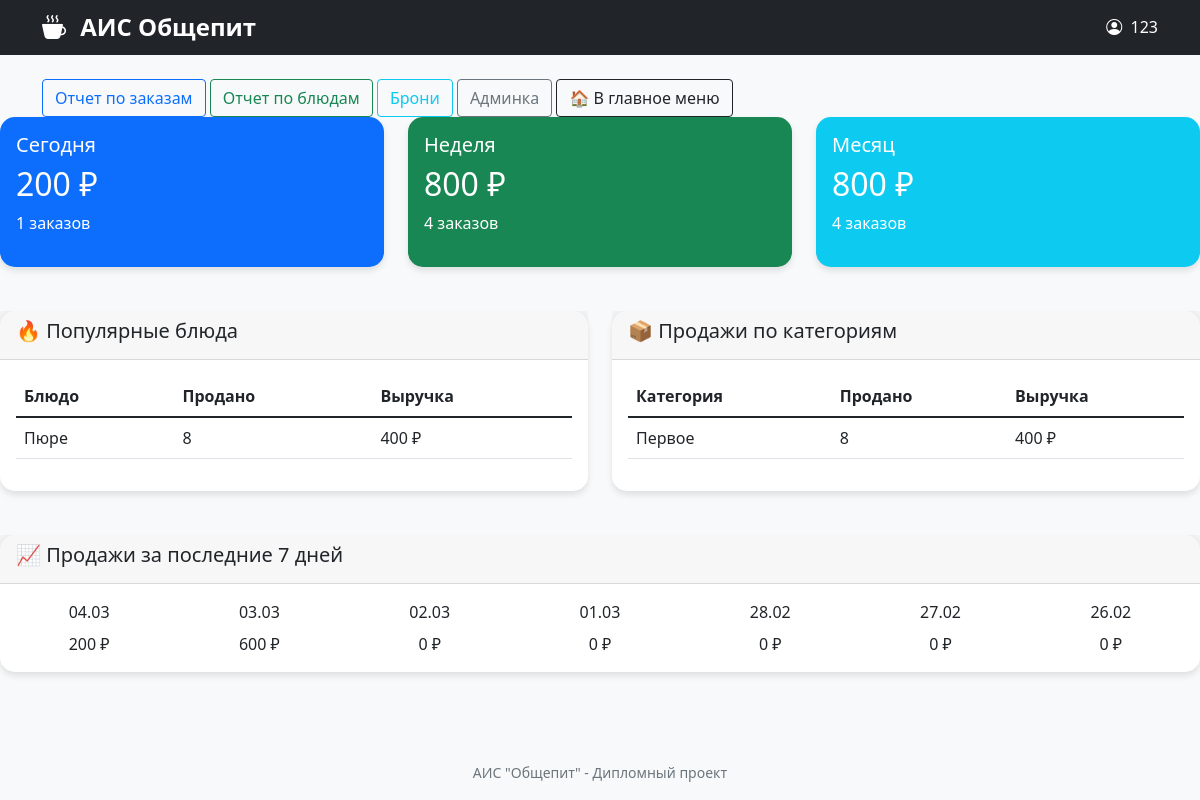
The app's page /reports/ (signed in) with its own data.
### menu/models.py (models this page shows, shortened)
class Dish(models.Model):
    name = models.CharField(max_length=200, verbose_name="Название блюда")
    description = models.TextField(blank=True, verbose_name="Описание")
    price = models.DecimalField(max_digits=10, decimal_places=2, verbose_name="Цена")
    category = models.ForeignKey(Category, on_delete=models.CASCADE, verbose_name="Категория")
    is_available = models.BooleanField(default=True, verbose_name="Доступно")
    image = models.ImageField(upload_to='dishes/', blank=True, null=True, verbose_name="Изображение")
    created_at = models.DateTimeField(auto_now_add=True, verbose_name="Дата создания")
    updated_at = models.DateTimeField(auto_now=True, verbose_name="Дата обновления")
    class Meta:
        verbose_name = "Блюдо"
        verbose_name_plural = "Блюда"
        ordering = ['category__order', 'name']

class Category(models.Model):
    name = models.CharField(max_length=100, verbose_name="Название категории")
    order = models.IntegerField(default=0, verbose_name="Порядок сортировки")
    class Meta:
        verbose_name = "Категория"              # как в единственном числе
        verbose_name_plural = "Категории"       # как во множественном
        ordering = ['order']

### reports/views.py (the view)
# urls.py: path('', views.dashboard, name='dashboard'),
@staff_member_required
def dashboard(request):
    today = timezone.now().date()
    today_orders = Order.objects.filter(
        created_at__date=today,
        status='paid'
    )
    today_revenue = today_orders.aggregate(total=Sum('total_amount'))['total'] or 0
    today_count = today_orders.count()
    week_ago = today - timedelta(days=7)
    week_orders = Order.objects.filter(
        created_at__date__gte=week_ago,
        status='paid'
    )
    week_revenue = week_orders.aggregate(total=Sum('total_amount'))['total'] or 0
    week_count = week_orders.count()
    month_ago = today - timedelta(days=30)
    month_orders = Order.objects.filter(
        created_at__date__gte=month_ago,
        status='paid'
    )
    month_revenue = month_orders.aggregate(total=Sum('total_amount'))['total'] or 0
    month_count = month_orders.count()
    popular_dishes = OrderItem.objects.values(
        'dish__name'
    ).annotate(
        total_quantity=Sum('quantity'),
        total_revenue=Sum('price')
    ).order_by('-total_quantity')[:5]
    category_sales = []
    categories = Category.objects.all()
    for category in categories:
        total_sold = OrderItem.objects.filter(
            dish__category=category
        ).aggregate(total=Sum('quantity'))['total'] or 0
        total_revenue = OrderItem.objects.filter(
            dish__category=category
        ).aggregate(total=Sum('price'))['total'] or 0
        category_sales.append({
            'name': category.name,
            'total_sold': total_sold,
            'total_revenue': total_revenue
        })
    daily_sales = []
    for i in range(7):
        day = today - timedelta(days=i)
        day_orders = Order.objects.filter(
            created_at__date=day,
            status='paid'
        )
        revenue = day_orders.aggregate(total=Sum('total_amount'))['total'] or 0
        daily_sales.append({
            'date': day.strftime('%d.%m'),
            'revenue': revenue
        })
    context = {
        'today_revenue': today_revenue,
        'today_count': today_count,
        'week_revenue': week_revenue,
        'week_count': week_count,
        'month_revenue': month_revenue,
        'month_count': month_count,
        'popular_dishes': popular_dishes,
        'category_sales': category_sales,
        'daily_sales': daily_sales,
    }
    return render(request, 'reports/dashboard.html', context)

### templates/reports/dashboard.html (shortened to what this page needs)
{% extends "base.html" %}
{% block content %}
<div>
    <a href="{% url 'orders_report' %}" class="btn btn-outline-primary">Отчет по заказам</a>
    <a href="{% url 'dishes_report' %}" class="btn btn-outline-success">Отчет по блюдам</a>
    <a href="{% url 'booking_calendar' %}" class="btn btn-outline-info">Брони</a>
    <a href="/admin/" class="btn btn-outline-secondary">Админка</a>
    <a href="{% url 'index' %}" class="btn btn-outline-dark">🏠 В главное меню</a>
</div>
</div>
<div class="row mb-4">
    <div class="col-md-4">
        <div class="card text-white bg-primary">
            <div class="card-body">
                <h5 class="card-title">Сегодня</h5>
                <h2>{{ today_revenue }} ₽</h2>
                <p>{{ today_count }} заказов</p>
            </div>
        </div>
    </div>
    <div class="col-md-4">
        <div class="card text-white bg-success">
            <div class="card-body">
                <h5 class="card-title">Неделя</h5>
                <h2>{{ week_revenue }} ₽</h2>
                <p>{{ week_count }} заказов</p>
            </div>
        </div>
    </div>
    <div class="col-md-4">
        <div class="card text-white bg-info">
            <div class="card-body">
                <h5 class="card-title">Месяц</h5>
                <h2>{{ month_revenue }} ₽</h2>
                <p>{{ month_count }} заказов</p>
            </div>
        </div>
    </div>
</div>
<div class="row">
    <div class="col-md-6 mb-4">
        <div class="card">
            <div class="card-header">
                <h5>🔥 Популярные блюда</h5>
            </div>
            <div class="card-body">
                <table class="table">
                    <thead>
                        <tr>
                            <th>Блюдо</th>
                            <th>Продано</th>
                            <th>Выручка</th>
                        </tr>
                    </thead>
                    <tbody>
                        {% for dish in popular_dishes %}
                        <tr>
                            <td>{{ dish.dish__name }}</td>
                            <td>{{ dish.total_quantity }}</td>
                            <td>{{ dish.total_revenue }} ₽</td>
                        </tr>
                        {% empty %}
                        <tr>
                            <td colspan="3" class="text-muted">Нет данных</td>
                        </tr>
                        {% endfor %}
                    </tbody>
                </table>
            </div>
        </div>
    </div>
    <div class="col-md-6 mb-4">
        <div class="card">
            <div class="card-header">
                <h5>📦 Продажи по категориям</h5>
            </div>
            <div class="card-body">
                <table class="table">
                    <thead>
                        <tr>
                            <th>Категория</th>
                            <th>Продано</th>
                            <th>Выручка</th>
                        </tr>
                    </thead>
                    <tbody>
                        {% for cat in category_sales %}
                        <tr>
                            <td>{{ cat.name }}</td>
                            <td>{{ cat.total_sold|default:0 }}</td>
                            <td>{{ cat.total_revenue|default:0 }} ₽</td>
                        </tr>
                        {% empty %}
                        <tr>
                            <td colspan="3" class="text-muted">Нет данных</td>
                        </tr>
                        {% endfor %}
                    </tbody>
                </table>
            </div>
        </div>
    </div>
</div>
<div class="row">
    <div class="col-12">
        <div class="card">
            <div class="card-header">
                <h5>📈 Продажи за последние 7 дней</h5>
            </div>
            <div class="card-body">
                <div class="row">
                    {% for day in daily_sales %}
                    <div class="col text-center">
                        <div>{{ day.date }}</div>
                        <div class="mt-2">{{ day.revenue }} ₽</div>
                    </div>
                    {% endfor %}
                </div>
            </div>
        </div>
    </div>
</div>
{% endblock %}

### templates/base.html (shortened to what this page needs)
{% load pwa %}
<!DOCTYPE html>
<html lang="ru">
<head>
    <link href="https://cdn.jsdelivr.net/npm/bootstrap@5.1.3/dist/css/bootstrap.min.css" rel="stylesheet">
    <link rel="stylesheet" href="https://cdn.jsdelivr.net/npm/bootstrap-icons@1.8.1/font/bootstrap-icons.css">
</head>
<body>
    <nav class="navbar navbar-dark bg-dark">
        <div class="container">
            <span class="navbar-brand mb-0 h1">
                <i class="bi bi-cup-hot-fill me-2"></i>
                АИС Общепит
            </span>
            {% if request.user.is_authenticated %}
            <span class="text-white">
                <i class="bi bi-person-circle me-1"></i>
                {{ request.user.username }}
            </span>
            {% endif %}
        </div>
    </nav>
    <div class="container mt-4 fade-in">
        {% block content %}
        {% endblock %}
    <footer class="mt-auto py-3 text-center text-muted">
        <small>АИС "Общепит" - Дипломный проект</small>
    </footer>
</body>
</html>

### templates/base.html (style rules this page uses)
:root { --primary-color: #0d6efd; --success-color: #198754; --warning-color: #ffc107; --danger-color: #dc3545; --dark-bg: #212529; --light-bg: #f8f9fa; }
body { font-family: 'Segoe UI', Tahoma, Geneva, Verdana, sans-serif; background-color: var(--light-bg); min-height: 100vh; display: flex; flex-direction: column; }
.navbar-brand { font-weight: bold; font-size: 1.5rem; }
.card { border-radius: 15px; box-shadow: 0 4px 6px rgba(0,0,0,0.1); transition: transform 0.2s, box-shadow 0.2s; border: none; margin-bottom: 20px; }
.fade-in { animation: fadeIn 0.5s ease-out; }

### records on screen
Dish: dish__name "Пюре", total_quantity "8", total_revenue "400"
Category: name "Первое"

### other values on screen
{{ request.user.username }} "123"
{{ today_revenue }} "200"
{{ today_count }} "1"
{{ week_revenue }} "800"
{{ week_count }} "4"
{{ month_revenue }} "800"
{{ month_count }} "4"
{{ cat.total_sold|default:0 }} "8"
{{ cat.total_revenue|default:0 }} "400"
{{ day.date }} "04.03" "03.03" "02.03" "01.03" "28.02" "27.02" "26.02"
{{ day.revenue }} "200" "600" "0" "0" "0" "0" "0"
